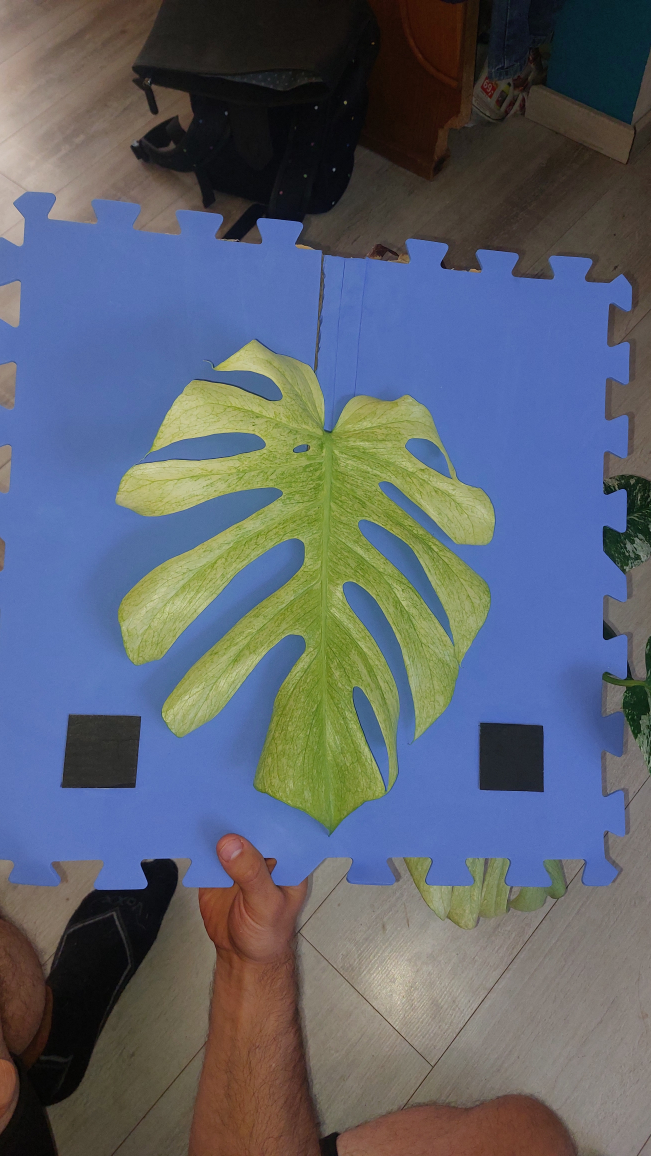
#> input picture Monstera_project/pics/p9l6.jpg, 2604 x 4624 px (shown at 1/4 size); its folder holds only this picture in this run
$ python main_read_leaves.py
#> lines starting #> are read from the running program, lines starting #| are printed output that depends on the picture; after the words box and inside, x2 and y2 are one past the last pixel; in counts of white or black regions, pixels touching at a corner belong together
### Monstera_project/get_size.py
import numpy as np
import cv2
import matplotlib.pyplot as plt


class LeafAnalyzer:
    def __init__(self, file_path: str):
#> called with file_path = 'pics/p9l6.jpg'
        self.file_path = file_path

        self.img_bgr = cv2.imread(file_path)
#> self.img_bgr is the input picture: shape (4624, 2604, 3); mean B, G, R 110.5, 99.1, 92.5
        if self.img_bgr is None:
            raise Exception(f"Obrázek nebyl nalezen: {file_path}")
        self.img_rgb = cv2.cvtColor(self.img_bgr, cv2.COLOR_BGR2RGB)
        self.hsv = cv2.cvtColor(self.img_bgr, cv2.COLOR_BGR2HSV)
#> self.hsv: shape (4624, 2604, 3); mean H, S, V 61.3, 102.4, 130.1

        self.board_mask, self.blue_mask = self._find_background()
        self.foreground_mask = self._detect_items_on_background()

        self.reference_square = self._detect_reference_square()
        self.pixels_per_cm = self._calculate_pixels_per_cm()

        self.rotation_matrix = self._get_rotation_matrix()
        self.rotated_mask = cv2.warpAffine(
            self.foreground_mask, self.rotation_matrix,
            (self.foreground_mask.shape[1], self.foreground_mask.shape[0])
        )

        self._analyze_leaf_contours()

    def _find_background(self) -> tuple[np.ndarray, np.ndarray]:
        k7 = np.ones((7, 7), np.uint8)
        blue_mask = cv2.inRange(self.hsv, np.array(
            [90, 50, 50]), np.array([130, 255, 255]))
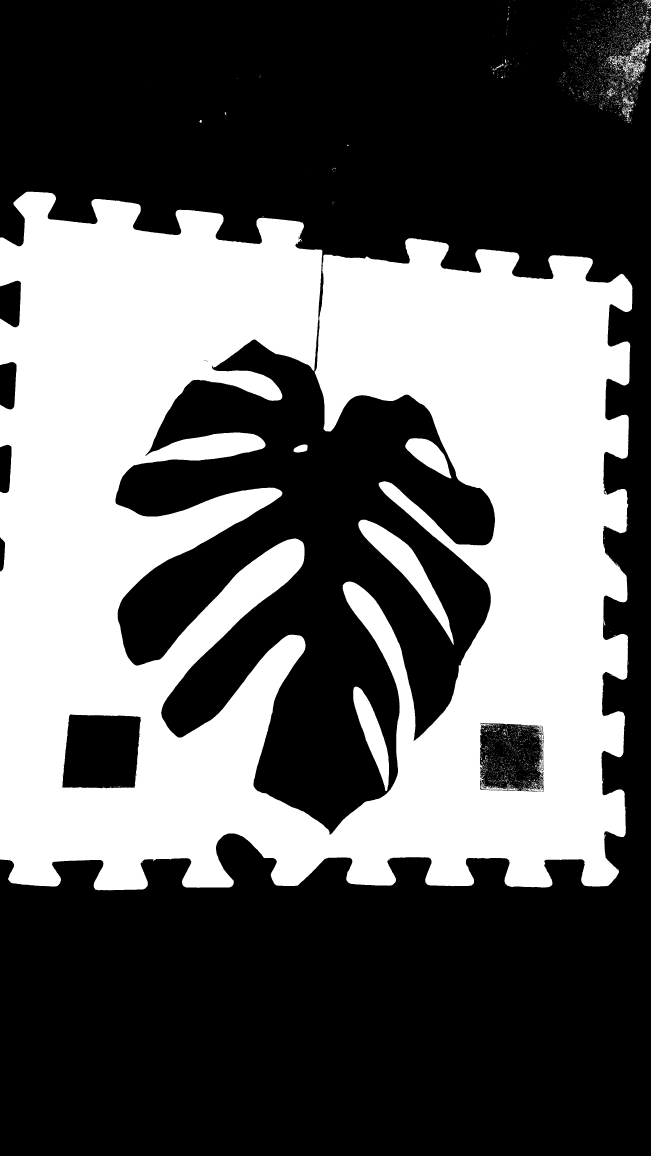
#> blue_mask: shape (4624, 2604) (shown at 1/4 size); 37.9% white; 5716 white regions (5608 under 20 px), largest, box (x1, y1, x2, y2) and area: (0, 767, 2530, 3562) 4460421, (1433, 2079, 1815, 2579) 39407, (1413, 2747, 1556, 3164) 22764
        blue_mask = cv2.morphologyEx(blue_mask, cv2.MORPH_CLOSE, k7)
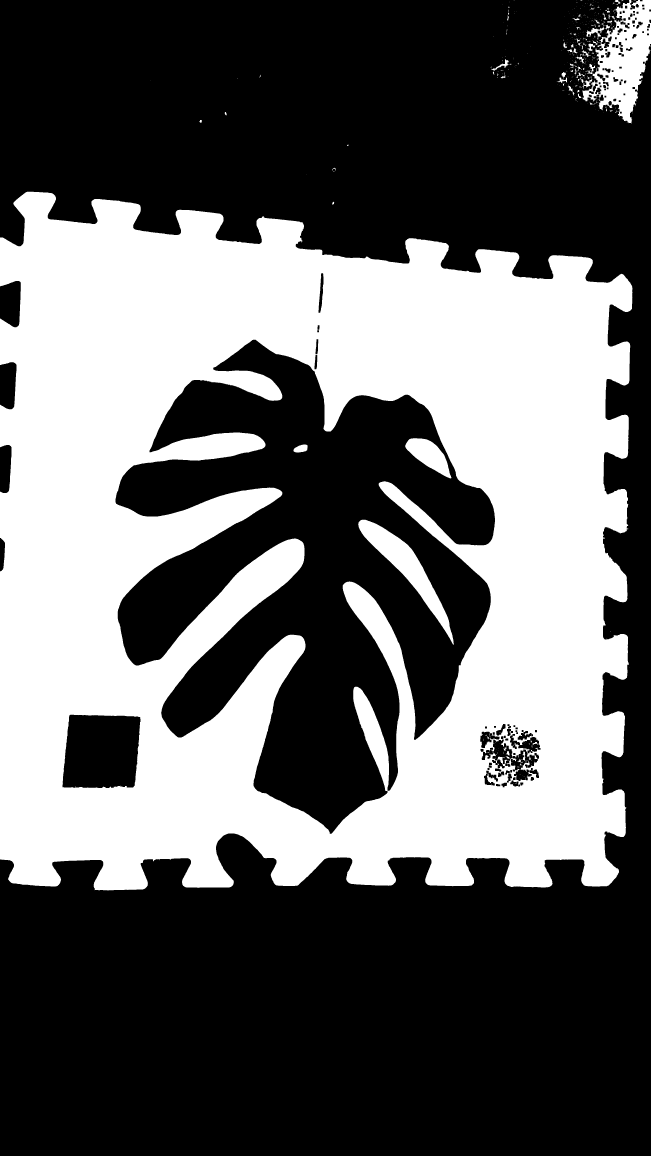
#> blue_mask: shape (4624, 2604) (shown at 1/4 size); 38.6% white; 365 white regions (298 under 20 px)

        contours_blue, _ = cv2.findContours(
            blue_mask, cv2.RETR_EXTERNAL, cv2.CHAIN_APPROX_SIMPLE)
#> contours_blue = 315 contours, 272 with area under 20; largest, box (x1, y1, x2, y2) and area: (0, 767, 2530, 3562) 6192490, (2311, 0, 2604, 496) 75818, (1966, 237, 2047, 298) 604, (2311, 306, 2371, 355) 513, (2300, 201, 2363, 254) 496
        if not contours_blue:
            raise Exception(f"Nebyla nalezena podložka  ({self.file_path}).")

        board_contour = max(contours_blue, key=cv2.contourArea)
#> board_contour = contour of 4492 points, box (x1, y1, x2, y2) (0, 767, 2530, 3562), area 6192490
        board = np.zeros_like(blue_mask)
        cv2.drawContours(board, [board_contour], -1, 255, thickness=cv2.FILLED)
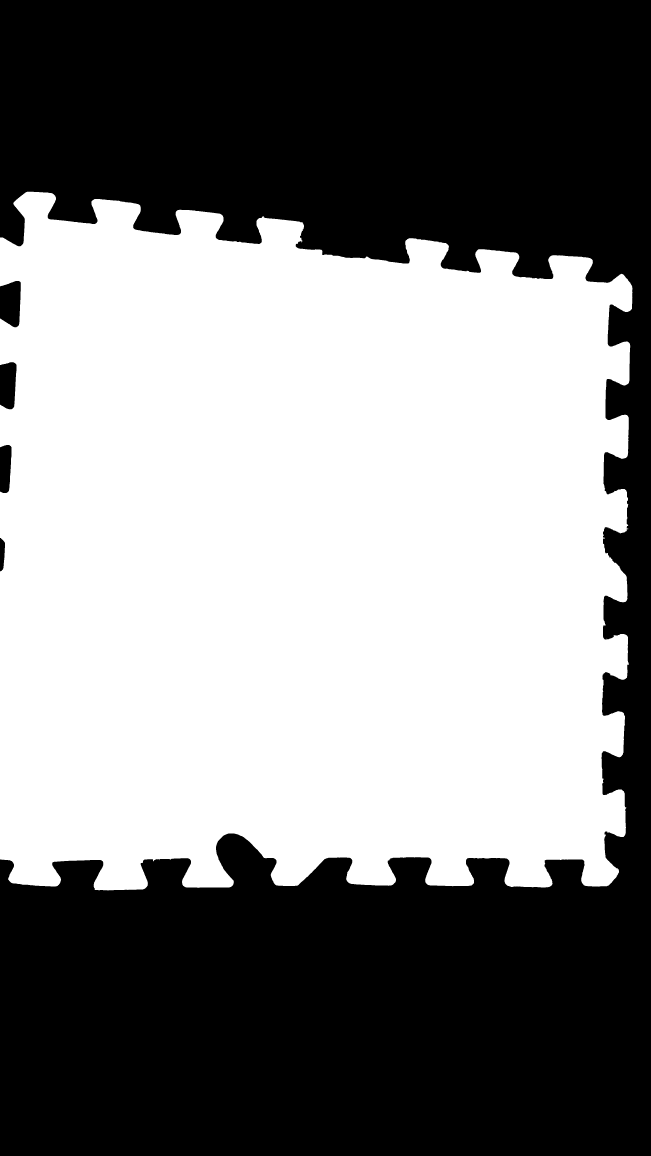
#> board: shape (4624, 2604) (shown at 1/4 size); 51.5% white; 5 black regions, box (x1, y1, x2, y2) and area: (0, 0, 2604, 4624) 5806708, (0, 1124, 83, 1309) 13087, (0, 1449, 66, 1637) 10945, (0, 1780, 46, 1972) 7849, (0, 2152, 20, 2285) 2133
        return board, blue_mask

    def _detect_items_on_background(self) -> np.ndarray:
        k5 = np.ones((5, 5), np.uint8)
        foreground_mask = cv2.bitwise_and(
            cv2.bitwise_not(self.blue_mask), self.board_mask)
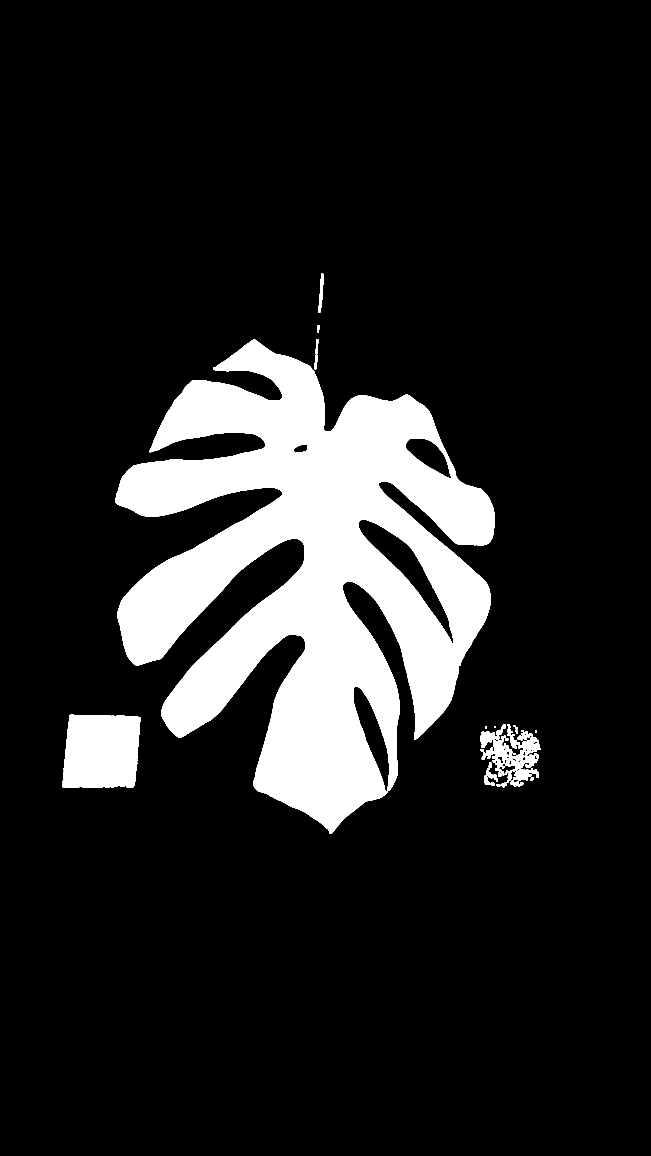
#> foreground_mask: shape (4624, 2604) (shown at 1/4 size); 13.5% white; 56 white regions, largest, box (x1, y1, x2, y2) and area: (462, 1359, 1980, 3335) 1509729, (250, 2859, 562, 3152) 82717, (2040, 2936, 2162, 3086) 8063
        return cv2.morphologyEx(foreground_mask, cv2.MORPH_CLOSE, k5)
#> returned value: shape (4624, 2604); 13.5% white; 15 white regions, largest, box (x1, y1, x2, y2) and area: (462, 1359, 1980, 3335) 1509776, (250, 2859, 562, 3152) 82757, (1921, 2896, 2162, 3146) 27243

    def _detect_reference_square(self) -> np.ndarray:
        k5 = np.ones((5, 5), np.uint8)
        black_mask = cv2.inRange(self.hsv, np.array(
            [0, 0, 0]), np.array([180, 255, 60]))
#> black_mask: shape (4624, 2604); 17.3% white; 6781 white regions (6411 under 20 px), largest, box (x1, y1, x2, y2) and area: (522, 0, 2604, 1021) 1495976, (0, 3436, 713, 4624) 325815, (249, 2861, 564, 3152) 81590
        black_mask = cv2.bitwise_and(black_mask, self.board_mask)
#> black_mask: shape (4624, 2604); 1.3% white; 434 white regions (393 under 20 px), largest, box (x1, y1, x2, y2) and area: (249, 2861, 564, 3152) 81590, (1919, 2892, 2174, 3167) 67062, (783, 1518, 1117, 1604) 668
        black_mask = cv2.morphologyEx(black_mask, cv2.MORPH_OPEN, k5)
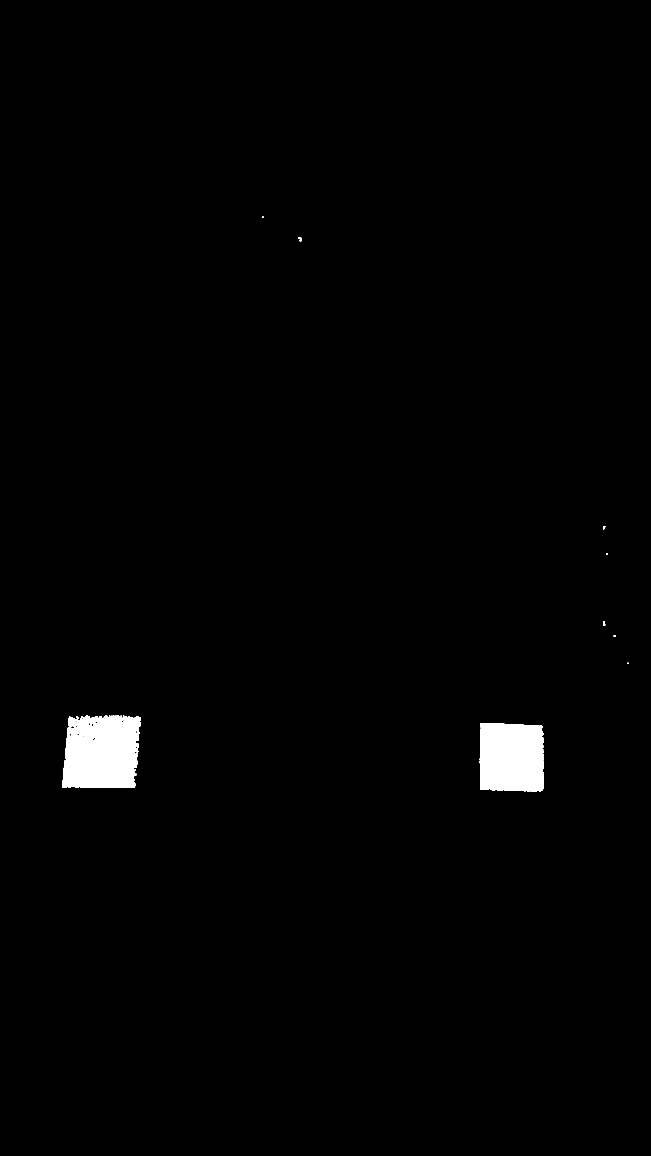
#> black_mask: shape (4624, 2604) (shown at 1/4 size); 1.2% white; 18 white regions

        contours_black, _ = cv2.findContours(
            black_mask, cv2.RETR_EXTERNAL, cv2.CHAIN_APPROX_SIMPLE)
#> contours_black = 17 contours, 2 with area under 20; largest, box (x1, y1, x2, y2) and area: (249, 2862, 564, 3152) 79272, (1919, 2892, 2174, 3167) 65944, (2412, 2104, 2421, 2117) 64, (304, 2867, 314, 2876) 50, (2412, 2484, 2419, 2494) 49
        square_contours = []
        for cnt in contours_black:
            if cv2.contourArea(cnt) < 5000 or cv2.contourArea(cnt) > 150000:
                continue
            peri = cv2.arcLength(cnt, True)
            approx = cv2.approxPolyDP(cnt, 0.03 * peri, True)

            if len(approx) == 4:
                _, _, w_r, h_r = cv2.boundingRect(approx)
                if 0.8 < (w_r / float(h_r)) < 1.2:
                    square_contours.append(approx)
#> this loop made 17 passes
#> (peri, approx, w_r, h_r) on passes 2, 7: (1239.3, [[1923, 2892], [1920, 3157], [2170, 3160], [2171, 2905]], 252, 269), (2037.8, [[276, 2867], [249, 3149], [539, 3149], [563, 2868]], 315, 283)
#> cnt on passes 1, 4, 5, 6, 8, 10: [[2141, 3160], [2141, 3165], [2146, 3165], [2146, 3160]], [[325, 2866], [325, 2870], [329, 2870], [329, 2866]], [[500, 2864], [500, 2868], [505, 2868], [505, 2864]], [[492, 2863], [492, 2869], [496, 2869], [496, 2863]], [[2509, 2651], [2509, 2655], [2513, 2655], [2513, 2651]], [[2412, 2497], [2412, 2501], [2420, 2501], [2420, 2497]]
#> after the loop, square_contours = 2 contours; box (x1, y1, x2, y2) and area: (249, 2867, 564, 3150) 81226, (1920, 2892, 2172, 3161) 64756
#> in __init__, `self.reference_square = self._detect_reference_square()`: self.reference_square = [[276, 2867], [249, 3149], [539, 3149], [563, 2868]]

        if not square_contours:
            raise Exception(
                f"Nebyl nalezen referenční čtverec ({self.file_path}).")
        return max(square_contours, key=cv2.contourArea)

    def _calculate_pixels_per_cm(self) -> float:
        _, (w_sq, h_sq), _ = cv2.minAreaRect(self.reference_square)
#> w_sq = 282.1; h_sq = 313
        avg_side_px = (w_sq + h_sq) / 2.0
#> avg_side_px = 297.6
#> in __init__, `self.pixels_per_cm = self._calculate_pixels_per_cm()`: self.pixels_per_cm = 59.51
        return avg_side_px / 5.0

    def _get_rotation_matrix(self) -> np.ndarray:
        _, _, angle = cv2.minAreaRect(self.reference_square)
#> angle = -89.8
        if angle < -45:
            angle += 90
#> angle = 0.2
        elif angle > 45:
            angle -= 90
        h, w = self.foreground_mask.shape[:2]
#> h = 4624; w = 2604
#> in __init__, `self.rotation_matrix = self._get_rotation_matrix()`: self.rotation_matrix = [[1, 0.00348, -8.05], [-0.00348, 1, 4.55]]
        return cv2.getRotationMatrix2D((w // 2, h // 2), angle, 1.0)

    def _analyze_leaf_contours(self):
        self.contours_rot, hierarchy = cv2.findContours(
            self.rotated_mask, cv2.RETR_TREE, cv2.CHAIN_APPROX_SIMPLE
        )
#> self.contours_rot = 42 contours; largest, box (x1, y1, x2, y2) and area: (460, 1359, 1980, 3335) 1590306, (252, 2862, 564, 3156) 82786, (1432, 2078, 1815, 2573) 39077, (1923, 2893, 2165, 3147) 32134, (1414, 2746, 1559, 3164) 22684
        if not self.contours_rot or hierarchy is None:
            raise Exception("Nebyl nalezen list  ({self.file_path}).")

        self.hierarchy = hierarchy[0]
#> self.hierarchy = 42 rows, first 6: [1, -1, -1, -1], [2, 0, -1, -1], [3, 1, -1, -1], [4, 2, -1, -1], [5, 3, -1, -1], [6, 4, -1, -1]
        self.leaf_idx = max(range(len(self.contours_rot)),
                            key=lambda i: cv2.contourArea(self.contours_rot[i]))
#> self.leaf_idx = 34
        self.leaf_contour = self.contours_rot[self.leaf_idx]
#> self.leaf_contour = contour of 5636 points, box (x1, y1, x2, y2) (460, 1359, 1980, 3335), area 1590306

    def get_size(self) -> tuple[float, float]:
        _, _, width_px, height_px = cv2.boundingRect(self.leaf_contour)
#> width_px = 1520; height_px = 1976
        width_cm = width_px / self.pixels_per_cm
#> width_cm = 25.54
        height_cm = height_px / self.pixels_per_cm
#> height_cm = 33.2
#> `width, height = analyzer.get_size()`: width = 25.54; height = 33.2
        return round(width_cm, 2), round(height_cm, 2)

    def get_number_of_fenestration(self) -> int:
        inner_count, outer_count, _, _, _ = self._process_fenestration_details()
        return inner_count, max(0, outer_count - 1)

    def _process_fenestration_details(self):
        inner_points = []
        outer_count = 0
        discarded_points = []
        outer_notches_points = []

        for i, h_info in enumerate(self.hierarchy):
            if h_info[3] == self.leaf_idx:
                area = cv2.contourArea(self.contours_rot[i])
                M = cv2.moments(self.contours_rot[i])
                if 100 < area < 10000:
                    if M["m00"] != 0:
                        inner_points.append(
                            (int(M["m10"] / M["m00"]), int(M["m01"] / M["m00"])))
                elif area > 10000:
                    outer_notches_points.append(
                        (int(M["m10"] / M["m00"]), int(M["m01"] / M["m00"])))
                    outer_count += 1
#> this loop made 42 passes
#> (h_info, area) on passes 36 to 39: ([36, -1, -1, 34], 22684), ([37, 35, -1, 34], 39077), ([38, 36, -1, 34], 1318), ([-1, 37, -1, 34], 14453)
#> after the loop, inner_points = [(1202, 1794)]; outer_count = 3; outer_notches_points = [(1491, 2932), (1623, 2266), (1713, 1818)]

        hull_indices = cv2.convexHull(self.leaf_contour, returnPoints=False)
#> hull_indices = 63 values, max 5635 at index 0, min 0 at index 62, mean 3007.6
        if len(hull_indices) > 3:
            defects = cv2.convexityDefects(self.leaf_contour, hull_indices)
#> defects = 57 rows, first 6: [0, 2, 1, 229], [2, 4, 3, 162], [4, 364, 204, 66750], [364, 368, 365, 214], [368, 370, 369, 164], [370, 396, 387, 1288]
            if defects is not None:
                for i in range(defects.shape[0]):
                    s, e, f, d = defects[i, 0]
                    bod = tuple(self.leaf_contour[f][0])
                    if d / 256.0 > 100:
                        outer_count += 1
                        outer_notches_points.append(bod)
                    else:
                        discarded_points.append(bod)
#> this loop made 57 passes
#> (s, e, f, d, bod) on passes 1 to 12: (0, 2, 1, 229, (1017, 1360)), (2, 4, 3, 162, (1007, 1361)), (4, 364, 204, 66750, (1120, 1598)), (364, 368, 365, 214, (751, 1537)), (368, 370, 369, 164, (741, 1546)), (370, 396, 387, 1288, (726, 1572)), (396, 948, 771, 103121, (1059, 1785)), (948, 952, 949, 142, (491, 1905)), (952, 954, 953, 114, (487, 1911)), (954, 964, 955, 212, (486, 1914)), (964, 970, 965, 162, (481, 1925)), (970, 996, 985, 646, (471, 1963))
#> after the loop, discarded_points = 49 pairs, first value 463 to 1977, second value 1360 to 3247; outer_count = 11; outer_notches_points = [(1491, 2932), (1623, 2266), (1713, 1818), (1120, 1598), (1059, 1785), (1127, 1969), (1213, 2174), (1206, 2545), (1373, 2338), (1513, 1933), (1301, 1725)]

        return len(inner_points), outer_count, inner_points, outer_notches_points, discarded_points

    # [31 lines left out: function visualize, not called in this run]


# [13 lines that do not run on import are left out]

### Monstera_project/main_read_leaves.py
import os
import re
import numpy as np
import pandas as pd

from get_size import LeafAnalyzer

records = []
pics_dir = "pics"

for filename in os.listdir(pics_dir):
    if not filename.lower().endswith(".jpg"):
        continue

    # p12l3.jpg -> plant_id=12, leaf_order=3
    match = re.match(r"p(\d+)l(\d+)\.jpg", filename)

    if match is None:
        print(f"Přeskakuji nevalidní název: {filename}")
        continue

    img_id = int(match.group(1))
    leaf_order = int(match.group(2))
    filepath = os.path.join(pics_dir, filename)

    try:
        analyzer = LeafAnalyzer(filepath)

        width, height = analyzer.get_size()
        inner, outer = analyzer.get_number_of_fenestration()
#> in get_number_of_fenestration, `inner_count, outer_count, _, _, _ = self._process_fenestration_details()`: inner_count = 1; outer_count = 11
#> inner = 1; outer = 10

        records.append({
            "plant_id": img_id,
            "leaf_order": leaf_order,
            "width_cm": width,
            "length_cm": height,
            "outer_fenestration_count": outer,
            "inner_fenestration_count": inner
        })

    except Exception as e:
        print(f"Chyba při zpracování souboru {filename}: {e}")
        continue


df = pd.DataFrame(records)
#> df = table of 1 rows and 6 columns
print(df)
#> (printed output is left out)

#> (the run stopped early here; a loop or call above may not have finished)
